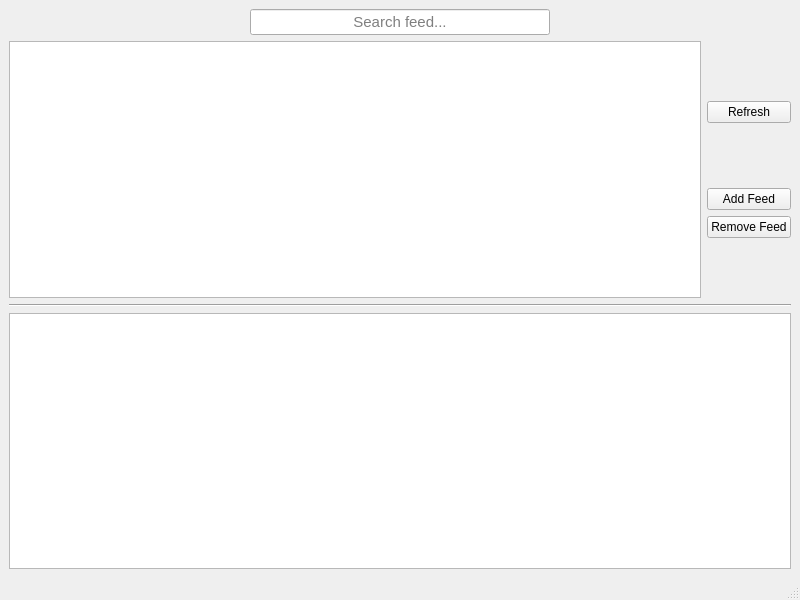
<?xml version="1.0" encoding="UTF-8"?>
<ui version="4.0">
 <class>MainWindow</class>
 <widget class="QMainWindow" name="MainWindow">
  <property name="geometry">
   <rect>
    <x>0</x>
    <y>0</y>
    <width>800</width>
    <height>600</height>
   </rect>
  </property>
  <property name="windowTitle">
   <string>MainWindow</string>
  </property>
  <widget class="QWidget" name="centralwidget">
   <layout class="QVBoxLayout" name="verticalLayout">
    <item>
     <layout class="QHBoxLayout" name="horizontalLayout">
      <item>
       <spacer name="horizontalSpacer">
        <property name="orientation">
         <enum>Qt::Orientation::Horizontal</enum>
        </property>
        <property name="sizeHint" stdset="0">
         <size>
          <width>40</width>
          <height>20</height>
         </size>
        </property>
       </spacer>
      </item>
      <item>
       <widget class="QLineEdit" name="searchLineEdit">
        <property name="minimumSize">
         <size>
          <width>300</width>
          <height>0</height>
         </size>
        </property>
        <property name="font">
         <font>
          <pointsize>11</pointsize>
         </font>
        </property>
        <property name="alignment">
         <set>Qt::AlignmentFlag::AlignCenter</set>
        </property>
        <property name="placeholderText">
         <string>Search feed...</string>
        </property>
        <property name="clearButtonEnabled">
         <bool>true</bool>
        </property>
       </widget>
      </item>
      <item>
       <spacer name="horizontalSpacer_2">
        <property name="orientation">
         <enum>Qt::Orientation::Horizontal</enum>
        </property>
        <property name="sizeHint" stdset="0">
         <size>
          <width>40</width>
          <height>20</height>
         </size>
        </property>
       </spacer>
      </item>
     </layout>
    </item>
    <item>
     <layout class="QHBoxLayout" name="horizontalLayout_2">
      <item>
       <widget class="QTableView" name="feedTableView"/>
      </item>
      <item>
       <layout class="QVBoxLayout" name="verticalLayout_2">
        <item>
         <spacer name="verticalSpacer_2">
          <property name="orientation">
           <enum>Qt::Orientation::Vertical</enum>
          </property>
          <property name="sizeHint" stdset="0">
           <size>
            <width>20</width>
            <height>40</height>
           </size>
          </property>
         </spacer>
        </item>
        <item>
         <widget class="QPushButton" name="refreshButton">
          <property name="text">
           <string>Refresh</string>
          </property>
         </widget>
        </item>
        <item>
         <spacer name="verticalSpacer">
          <property name="orientation">
           <enum>Qt::Orientation::Vertical</enum>
          </property>
          <property name="sizeHint" stdset="0">
           <size>
            <width>20</width>
            <height>40</height>
           </size>
          </property>
         </spacer>
        </item>
        <item>
         <widget class="QPushButton" name="addButton">
          <property name="text">
           <string>Add Feed</string>
          </property>
         </widget>
        </item>
        <item>
         <widget class="QPushButton" name="removeButton">
          <property name="text">
           <string>Remove Feed</string>
          </property>
         </widget>
        </item>
        <item>
         <spacer name="verticalSpacer_3">
          <property name="orientation">
           <enum>Qt::Orientation::Vertical</enum>
          </property>
          <property name="sizeHint" stdset="0">
           <size>
            <width>20</width>
            <height>40</height>
           </size>
          </property>
         </spacer>
        </item>
       </layout>
      </item>
     </layout>
    </item>
    <item>
     <widget class="Line" name="line">
      <property name="orientation">
       <enum>Qt::Orientation::Horizontal</enum>
      </property>
     </widget>
    </item>
    <item>
     <widget class="QTableView" name="rssTableView"/>
    </item>
   </layout>
  </widget>
  <widget class="QMenuBar" name="menubar">
   <property name="geometry">
    <rect>
     <x>0</x>
     <y>0</y>
     <width>800</width>
     <height>23</height>
    </rect>
   </property>
  </widget>
  <widget class="QStatusBar" name="statusbar"/>
 </widget>
 <resources/>
 <connections/>
</ui>
